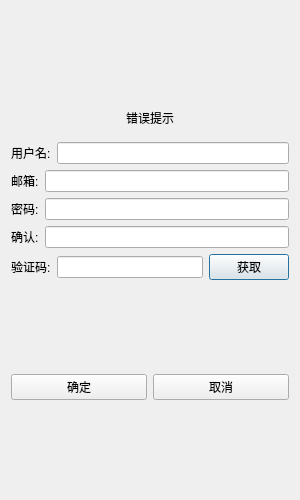
<?xml version="1.0" encoding="UTF-8"?>
<ui version="4.0">
 <class>regist</class>
 <widget class="QDialog" name="regist">
  <property name="geometry">
   <rect>
    <x>0</x>
    <y>0</y>
    <width>300</width>
    <height>500</height>
   </rect>
  </property>
  <property name="minimumSize">
   <size>
    <width>300</width>
    <height>500</height>
   </size>
  </property>
  <property name="maximumSize">
   <size>
    <width>300</width>
    <height>500</height>
   </size>
  </property>
  <property name="windowTitle">
   <string>Dialog</string>
  </property>
  <layout class="QVBoxLayout" name="verticalLayout_2">
   <item>
    <layout class="QVBoxLayout" name="verticalLayout">
     <item>
      <spacer name="verticalSpacer">
       <property name="orientation">
        <enum>Qt::Orientation::Vertical</enum>
       </property>
       <property name="sizeHint" stdset="0">
        <size>
         <width>20</width>
         <height>40</height>
        </size>
       </property>
      </spacer>
     </item>
     <item>
      <widget class="QWidget" name="widget" native="true">
       <property name="minimumSize">
        <size>
         <width>30</width>
         <height>30</height>
        </size>
       </property>
       <layout class="QVBoxLayout" name="verticalLayout_3">
        <item>
         <widget class="QLabel" name="error_tip">
          <property name="text">
           <string>错误提示</string>
          </property>
          <property name="alignment">
           <set>Qt::AlignmentFlag::AlignCenter</set>
          </property>
         </widget>
        </item>
       </layout>
      </widget>
     </item>
     <item>
      <layout class="QHBoxLayout" name="horizontalLayout_5">
       <item>
        <widget class="QLabel" name="label">
         <property name="text">
          <string>用户名:</string>
         </property>
        </widget>
       </item>
       <item>
        <widget class="QLineEdit" name="lineEdit_User"/>
       </item>
      </layout>
     </item>
     <item>
      <layout class="QHBoxLayout" name="horizontalLayout_4">
       <item>
        <widget class="QLabel" name="label_2">
         <property name="text">
          <string>邮箱:</string>
         </property>
        </widget>
       </item>
       <item>
        <widget class="QLineEdit" name="lineEdit_Email"/>
       </item>
      </layout>
     </item>
     <item>
      <layout class="QHBoxLayout" name="horizontalLayout_3">
       <item>
        <widget class="QLabel" name="label_3">
         <property name="text">
          <string>密码:</string>
         </property>
        </widget>
       </item>
       <item>
        <widget class="QLineEdit" name="lineEdit_Pwd">
         <property name="echoMode">
          <enum>QLineEdit::EchoMode::Password</enum>
         </property>
        </widget>
       </item>
      </layout>
     </item>
     <item>
      <layout class="QHBoxLayout" name="horizontalLayout">
       <item>
        <widget class="QLabel" name="label_4">
         <property name="text">
          <string>确认:</string>
         </property>
        </widget>
       </item>
       <item>
        <widget class="QLineEdit" name="lineEdit_RePwd">
         <property name="echoMode">
          <enum>QLineEdit::EchoMode::Password</enum>
         </property>
        </widget>
       </item>
      </layout>
     </item>
     <item>
      <layout class="QHBoxLayout" name="horizontalLayout_2">
       <item>
        <widget class="QLabel" name="label_5">
         <property name="text">
          <string>验证码:</string>
         </property>
        </widget>
       </item>
       <item>
        <widget class="QLineEdit" name="lineEdit_Verification"/>
       </item>
       <item>
        <widget class="QPushButton" name="pushButton_Gain">
         <property name="text">
          <string>获取</string>
         </property>
        </widget>
       </item>
      </layout>
     </item>
     <item>
      <spacer name="verticalSpacer_2">
       <property name="orientation">
        <enum>Qt::Orientation::Vertical</enum>
       </property>
       <property name="sizeHint" stdset="0">
        <size>
         <width>20</width>
         <height>40</height>
        </size>
       </property>
      </spacer>
     </item>
     <item>
      <layout class="QHBoxLayout" name="horizontalLayout_8">
       <item>
        <widget class="QPushButton" name="pushButton_Verify">
         <property name="text">
          <string>确定</string>
         </property>
        </widget>
       </item>
       <item>
        <widget class="QPushButton" name="pushButton_Cancel">
         <property name="text">
          <string>取消</string>
         </property>
        </widget>
       </item>
      </layout>
     </item>
     <item>
      <spacer name="verticalSpacer_3">
       <property name="orientation">
        <enum>Qt::Orientation::Vertical</enum>
       </property>
       <property name="sizeHint" stdset="0">
        <size>
         <width>20</width>
         <height>40</height>
        </size>
       </property>
      </spacer>
     </item>
    </layout>
   </item>
  </layout>
 </widget>
 <resources/>
 <connections/>
</ui>
